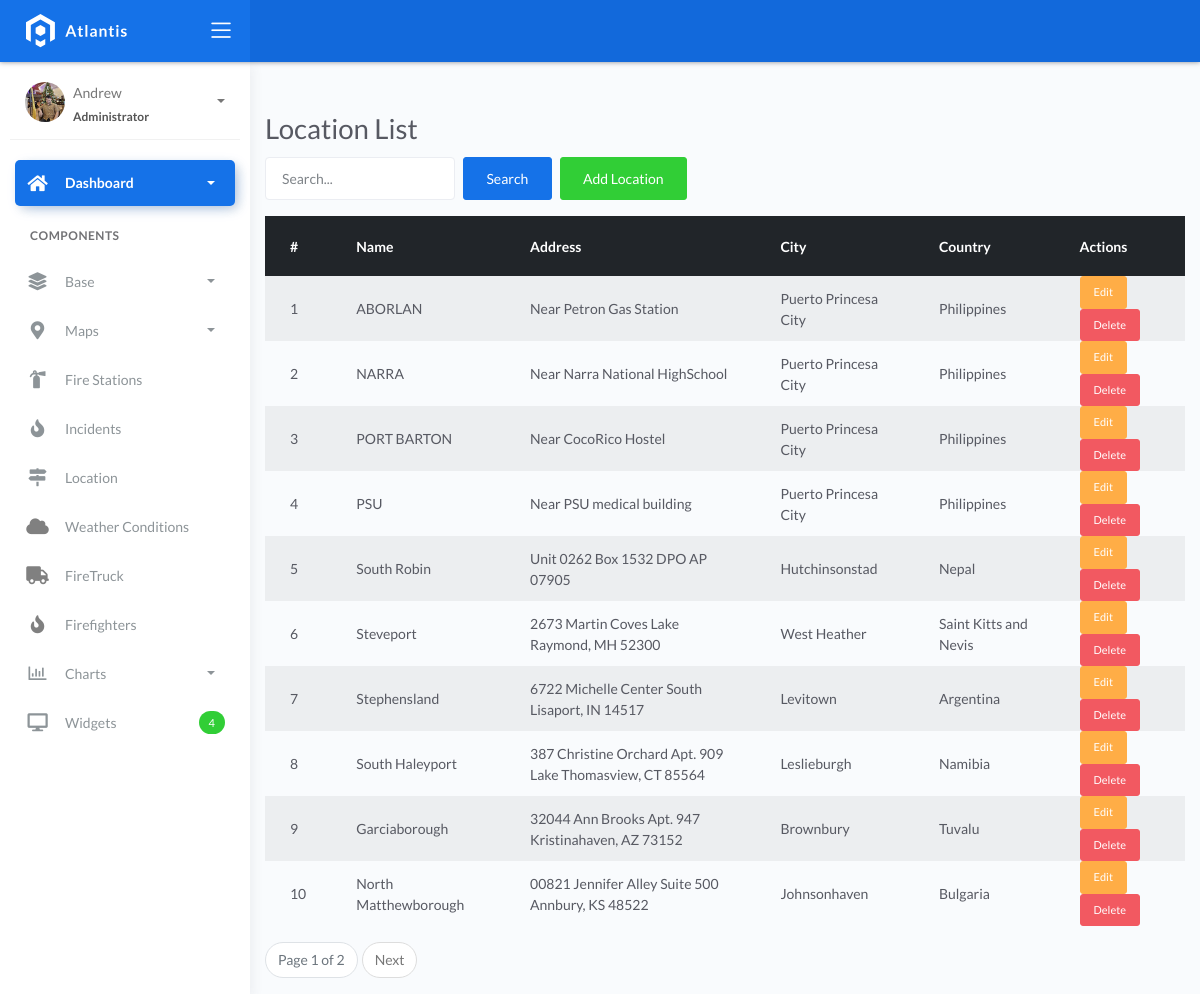
/location_list/, run on an earlier commit of the app's database.
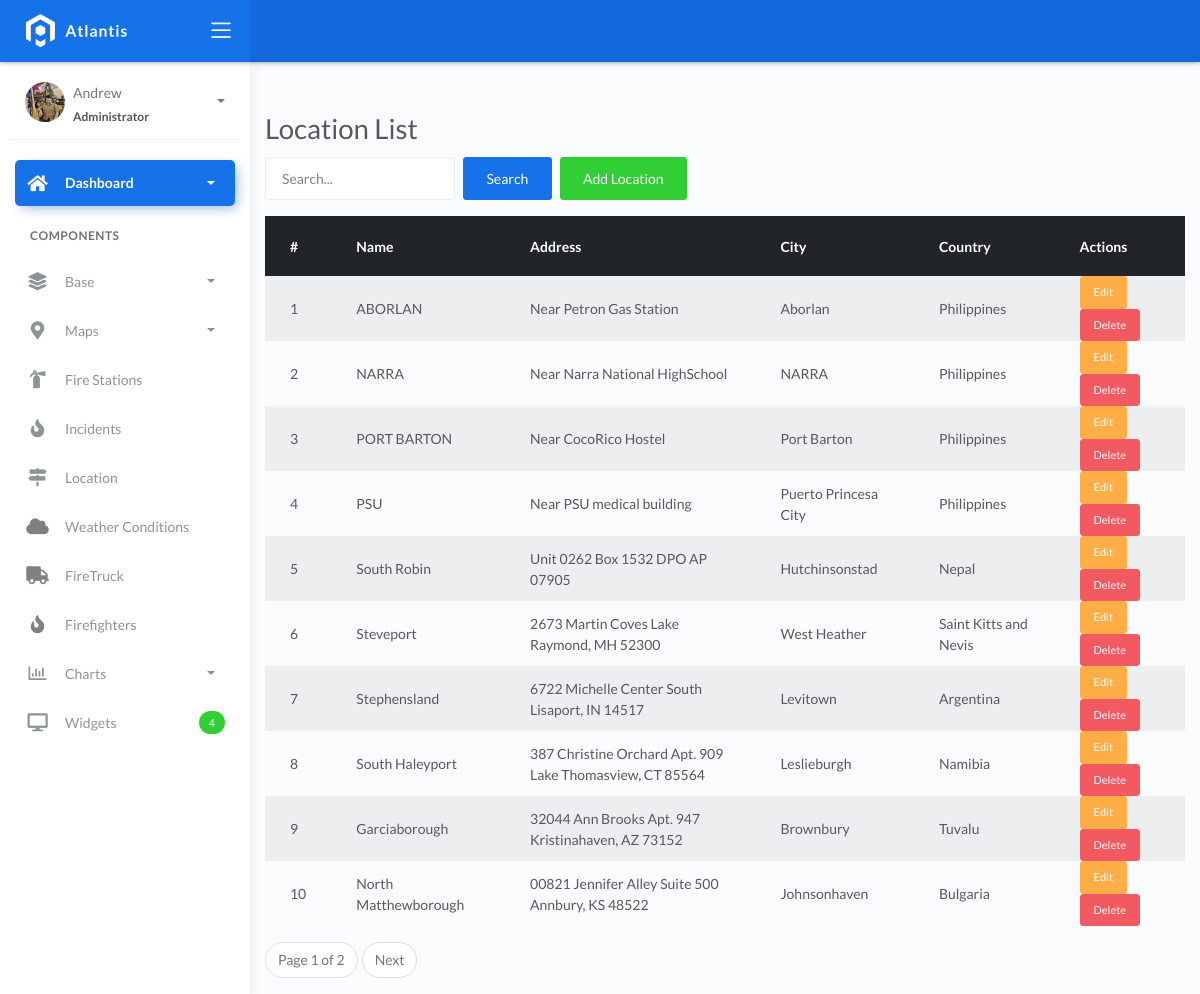
And on a later commit of the database.
### fire/models.py (models this page shows, shortened)
class BaseModel(models.Model):
    created_at = models.DateTimeField(auto_now_add=True, db_index=True)
    updated_at = models.DateTimeField(auto_now=True)
    class Meta:
        abstract = True

class Locations(BaseModel):
    name = models.CharField(max_length=150)
    latitude = models.DecimalField(
        max_digits=22, decimal_places=16, null=True, blank=True)
    longitude = models.DecimalField(
        max_digits=22, decimal_places=16, null=True, blank=True)
    address = models.CharField(max_length=150)
    city = models.CharField(max_length=150)  # can be in separate table
    country = models.CharField(max_length=150)  # can be in separate

### fire/views.py (the view, shortened to what this page needs)
# urls.py: path('location_list/',  LocationListView.as_view(), name='loc-list'),
class LocationListView(ListView):
    model = Locations
    template_name = 'loc_list.html'
    context_object_name = 'object_list'
    paginate_by = 10
    def get_queryset(self, *args, **kwargs):
        qs = super().get_queryset(*args, **kwargs)
        query = self.request.GET.get("q")
        return qs

### templates/loc_list.html (shortened to what this page needs)
{% extends "base.html" %}
{% block content %}
<div class="container mt-5">
    <h1>Location List</h1>
    <form method="get" class="form-inline mb-3">
        <input type="text" name="q" class="form-control mr-2" placeholder="Search..." value="{{ request.GET.q }}">
        <button type="submit" class="btn btn-primary">Search</button>
        <a href="{% url 'location-add' %}" class="btn btn-success ml-2">Add Location</a>
    </form>
    <table class="table table-striped">
        <thead class="thead-dark">
            <tr>
                <th>#</th>
                <th>Name</th>
                <th>Address</th>
                <th>City</th>
                <th>Country</th>
                <th>Actions</th>
            </tr>
        </thead>
        <tbody>
        {% for loc in object_list %}
            <tr>
                <td>{{ forloop.counter }}</td>
                <td>{{ loc.name }}</td>
                <td>{{ loc.address }}</td>
                <td>{{ loc.city }}</td>
                <td>{{ loc.country }}</td>
                <td>
                    <a href="{% url 'location-edit' loc.pk %}" class="btn btn-warning btn-sm">Edit</a>
                    <a href="{% url 'location-delete' loc.pk %}" class="btn btn-danger btn-sm">Delete</a>
                </td>
            </tr>
        {% empty %}
            <tr>
                <td colspan="6">No locations found.</td>
            </tr>
        {% endfor %}
        </tbody>
    </table>
    {% if is_paginated %}
        <nav>
            <ul class="pagination">
                <li class="page-item disabled">
                    <span class="page-link">Page {{ page_obj.number }} of {{ page_obj.paginator.num_pages }}</span>
                </li>
                {% if page_obj.has_next %}
                    <li class="page-item">
                        <a class="page-link" href="?q={{ request.GET.q }}&page={{ page_obj.next_page_number }}">Next</a>
                    </li>
                {% endif %}
            </ul>
        </nav>
    {% endif %}
</div>
{% endblock %}

What changed in the data, as far as the page shows it:
changed Locations "ABORLAN": city "Puerto Princesa City" → "Aborlan"
changed Locations "NARRA": city "Puerto Princesa City" → "NARRA"
changed Locations "PORT BARTON": city "Puerto Princesa City" → "Port Barton"
